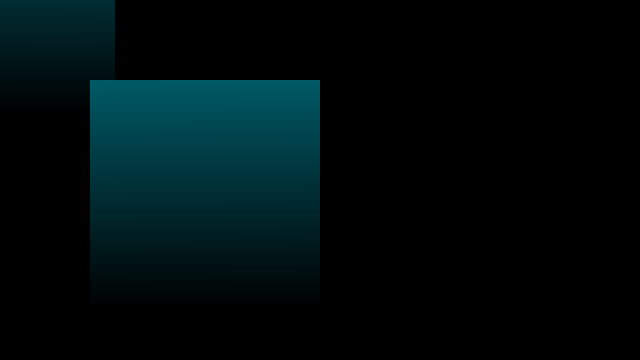
Frame 1 (no input)
Frame 60 (the mouse pressed at the canvas centre just before this capture): identical to frame 1, image omitted
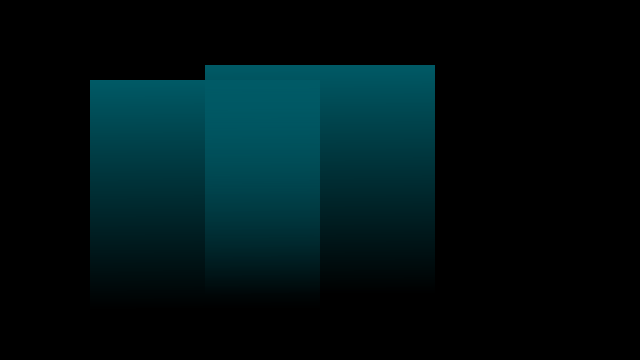
Frame 120 (the mouse held since frame 60 and released just before this capture)

The Processing sketch that drew these frames (run headless with seeded random() and noise(); from frame 60 on, the mouse is pressed at the canvas centre):

// Processing sketch: CreateImage
// ── CreateImage.pde
/**
 * Create Image. 
 * 
 * The createImage() function provides a fresh buffer of pixels to play with.
 * This example creates an image gradient.
 */

PImage img;

void setup() 
{
  size(640, 360);  
  img = createImage(230, 230, ARGB);
  for(int i = 0; i < img.pixels.length; i++) {
    float a = map(i, 0, img.pixels.length, 255, 0);
    img.pixels[i] = color(0, 90, 102, a); 
  }
}

void draw() 
{
  background(0);
  image(img, 90, 80);
  image(img, mouseX-img.width/2, mouseY-img.height/2);
}
